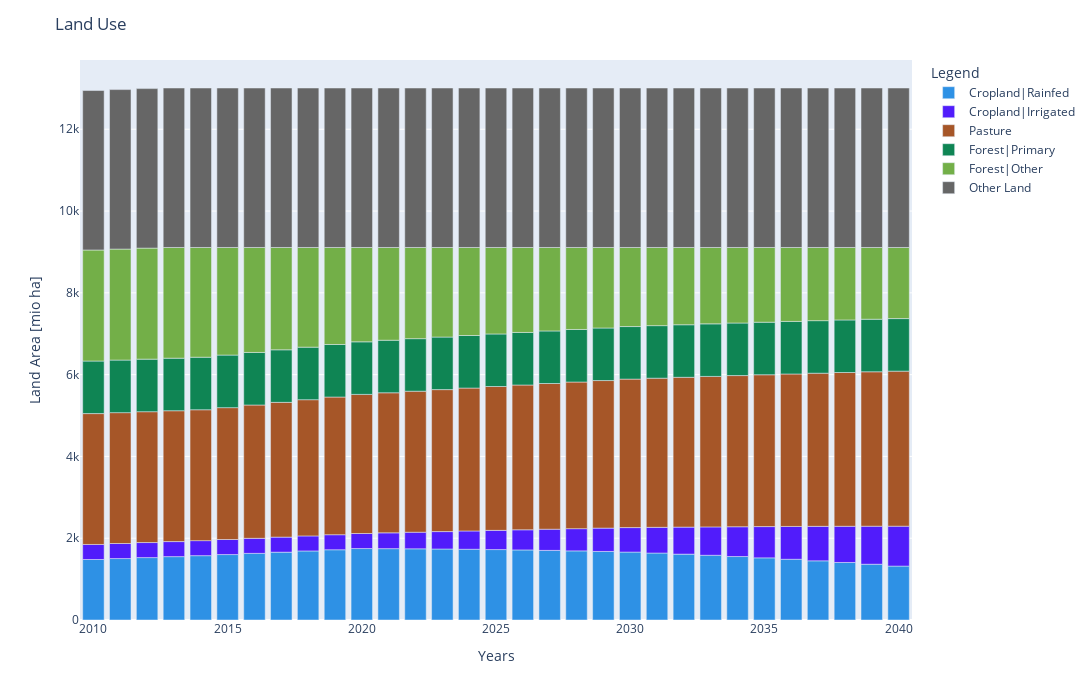

The notebook cell saved with this chart:
### Code cell
## TotalAnnualTechnologyActivityByMode - Land Use
### option 1
#LandUse[0].plot.area()

### option 2
LandUse=LandUse.iloc[:-10,:]

LandUse.rename(columns = {'LA1':'Cropland|Rainfed', 'LA1_i':'Cropland|Irrigated', 'LA2':'Pasture', 'LF1':'Forest|Primary', 'LF2':'Forest|Other', 'LO':'Other Land'}, inplace = True)
fig3 = px.bar(LandUse, x=LandUse.index, y=LandUse.columns, 
            color_discrete_sequence=[px.colors.qualitative.Dark24[0], px.colors.qualitative.Dark24[9], px.colors.qualitative.Set1[6], px.colors.qualitative.Prism[3], px.colors.qualitative.Prism[4], px.colors.qualitative.Prism[10]], height=700, width=1400)
fig3.update_layout(
    title="Land Use",
    xaxis_title="Years",
    yaxis_title="Land Area [mio ha]",
    legend_title="Legend")
fig3.update_yaxes(rangemode='tozero', matches=None) #, showticklabels=True)
fig3.update_traces(hovertemplate='Year: %{x} <br>Land Area: %{y}')
fig3.show()


#myPath_png = Path(f'{folder}', 'img', 'LandUse.png')
#fig.write_image(myPath_png)

### Figure 1 — Plotly figure (JSON) as saved in the notebook; plotly's stock layout.template omitted (floating-point values rounded to 4 significant figures)
{"data": [{"alignmentgroup": "True", "hovertemplate": "Year: %{x} <br>Land Area: %{y}", "legendgroup": "Cropland|Rainfed", "marker": {"color": "#2E91E5", "pattern": {"shape": ""}}, "name": "Cropland|Rainfed", "offsetgroup": "Cropland|Rainfed", "orientation": "v", "showlegend": true, "textposition": "auto", "type": "bar", "x": [2010, 2011, 2012, 2013, 2014, 2015, 2016, 2017, 2018, 2019, 2020, 2021, 2022, 2023, 2024, 2025, 2026, 2027, 2028, 2029, 2030, 2031, 2032, 2033, 2034, 2035, 2036, 2037, 2038, 2039, 2040], "xaxis": "x", "y": [1479.0, 1503.0, 1526.0, 1549.0, 1573.0, 1600.0, 1630.0, 1659.0, 1688.0, 1718.0, 1747.0, 1745.0, 1741.0, 1736.0, 1730.0, 1722.0, 1713.0, 1702.0, 1690.0, 1676.0, 1661.0, 1637.0, 1611.0, 1583.0, 1552.0, 1520.0, 1485.0, 1447.0, 1407.0, 1364.0, 1318.0], "yaxis": "y"}, {"alignmentgroup": "True", "hovertemplate": "Year: %{x} <br>Land Area: %{y}", "legendgroup": "Cropland|Irrigated", "marker": {"color": "#511CFB", "pattern": {"shape": ""}}, "name": "Cropland|Irrigated", "offsetgroup": "Cropland|Irrigated", "orientation": "v", "showlegend": true, "textposition": "auto", "type": "bar", "x": [2010, 2011, 2012, 2013, 2014, 2015, 2016, 2017, 2018, 2019, 2020, 2021, 2022, 2023, 2024, 2025, 2026, 2027, 2028, 2029, 2030, 2031, 2032, 2033, 2034, 2035, 2036, 2037, 2038, 2039, 2040], "xaxis": "x", "y": [367.8, 367.8, 367.8, 367.8, 367.8, 367.8, 367.8, 367.8, 367.8, 367.8, 367.8, 386.2, 405.5, 425.8, 447.1, 469.4, 492.9, 517.5, 543.4, 570.6, 599.1, 629.1, 660.5, 693.5, 728.2, 764.6, 802.9, 843.0, 885.2, 929.4, 975.9], "yaxis": "y"}, {"alignmentgroup": "True", "hovertemplate": "Year: %{x} <br>Land Area: %{y}", "legendgroup": "Pasture", "marker": {"color": "rgb(166,86,40)", "pattern": {"shape": ""}}, "name": "Pasture", "offsetgroup": "Pasture", "orientation": "v", "showlegend": true, "textposition": "auto", "type": "bar", "x": [2010, 2011, 2012, 2013, 2014, 2015, 2016, 2017, 2018, 2019, 2020, 2021, 2022, 2023, 2024, 2025, 2026, 2027, 2028, 2029, 2030, 2031, 2032, 2033, 2034, 2035, 2036, 2037, 2038, 2039, 2040], "xaxis": "x", "y": [3200, 3200, 3200, 3200, 3200, 3225.0, 3260.0, 3296.0, 3331.0, 3366.0, 3402.0, 3425.0, 3448.0, 3471.0, 3495.0, 3518.0, 3540.0, 3563.0, 3586.0, 3608.0, 3631.0, 3647.0, 3664.0, 3680.0, 3696.0, 3713.0, 3729.0, 3745.0, 3760.0, 3776.0, 3792.0], "yaxis": "y"}, {"alignmentgroup": "True", "hovertemplate": "Year: %{x} <br>Land Area: %{y}", "legendgroup": "Forest|Primary", "marker": {"color": "rgb(15, 133, 84)", "pattern": {"shape": ""}}, "name": "Forest|Primary", "offsetgroup": "Forest|Primary", "orientation": "v", "showlegend": true, "textposition": "auto", "type": "bar", "x": [2010, 2011, 2012, 2013, 2014, 2015, 2016, 2017, 2018, 2019, 2020, 2021, 2022, 2023, 2024, 2025, 2026, 2027, 2028, 2029, 2030, 2031, 2032, 2033, 2034, 2035, 2036, 2037, 2038, 2039, 2040], "xaxis": "x", "y": [1285.0, 1285.0, 1285.0, 1285.0, 1285.0, 1285.0, 1285.0, 1285.0, 1285.0, 1285.0, 1285.0, 1285.0, 1285.0, 1285.0, 1285.0, 1285.0, 1285.0, 1285.0, 1285.0, 1285.0, 1285.0, 1285.0, 1285.0, 1285.0, 1285.0, 1285.0, 1285.0, 1285.0, 1285.0, 1285.0, 1285.0], "yaxis": "y"}, {"alignmentgroup": "True", "hovertemplate": "Year: %{x} <br>Land Area: %{y}", "legendgroup": "Forest|Other", "marker": {"color": "rgb(115, 175, 72)", "pattern": {"shape": ""}}, "name": "Forest|Other", "offsetgroup": "Forest|Other", "orientation": "v", "showlegend": true, "textposition": "auto", "type": "bar", "x": [2010, 2011, 2012, 2013, 2014, 2015, 2016, 2017, 2018, 2019, 2020, 2021, 2022, 2023, 2024, 2025, 2026, 2027, 2028, 2029, 2030, 2031, 2032, 2033, 2034, 2035, 2036, 2037, 2038, 2039, 2040], "xaxis": "x", "y": [2715, 2715, 2715, 2707.0, 2683.0, 2631.0, 2567.0, 2502.0, 2437.0, 2372.0, 2307.0, 2268.0, 2229.0, 2191.0, 2152.0, 2114.0, 2078.0, 2041.0, 2005.0, 1969.0, 1933.0, 1911.0, 1889.0, 1868.0, 1847.0, 1827.0, 1808.0, 1789.0, 1772.0, 1754.0, 1738.0], "yaxis": "y"}, {"alignmentgroup": "True", "hovertemplate": "Year: %{x} <br>Land Area: %{y}", "legendgroup": "Other Land", "marker": {"color": "rgb(102, 102, 102)", "pattern": {"shape": ""}}, "name": "Other Land", "offsetgroup": "Other Land", "orientation": "v", "showlegend": true, "textposition": "auto", "type": "bar", "x": [2010, 2011, 2012, 2013, 2014, 2015, 2016, 2017, 2018, 2019, 2020, 2021, 2022, 2023, 2024, 2025, 2026, 2027, 2028, 2029, 2030, 2031, 2032, 2033, 2034, 2035, 2036, 2037, 2038, 2039, 2040], "xaxis": "x", "y": [3900.0, 3900.0, 3900.0, 3900.0, 3900.0, 3900.0, 3900.0, 3900.0, 3900.0, 3900.0, 3900.0, 3900.0, 3900.0, 3900.0, 3900.0, 3900.0, 3900.0, 3900.0, 3900.0, 3900.0, 3900.0, 3900.0, 3900.0, 3900.0, 3900.0, 3900.0, 3900.0, 3900.0, 3900.0, 3900.0, 3900.0], "yaxis": "y"}], "layout": {"barmode": "relative", "height": 700, "legend": {"title": {"text": "Legend"}, "tracegroupgap": 0}, "margin": {"t": 60}, "title": {"text": "Land Use"}, "width": 1400, "xaxis": {"anchor": "y", "domain": [0, 1], "title": {"text": "Years"}}, "yaxis": {"anchor": "x", "domain": [0, 1], "rangemode": "tozero", "title": {"text": "Land Area [mio ha]"}}}}
